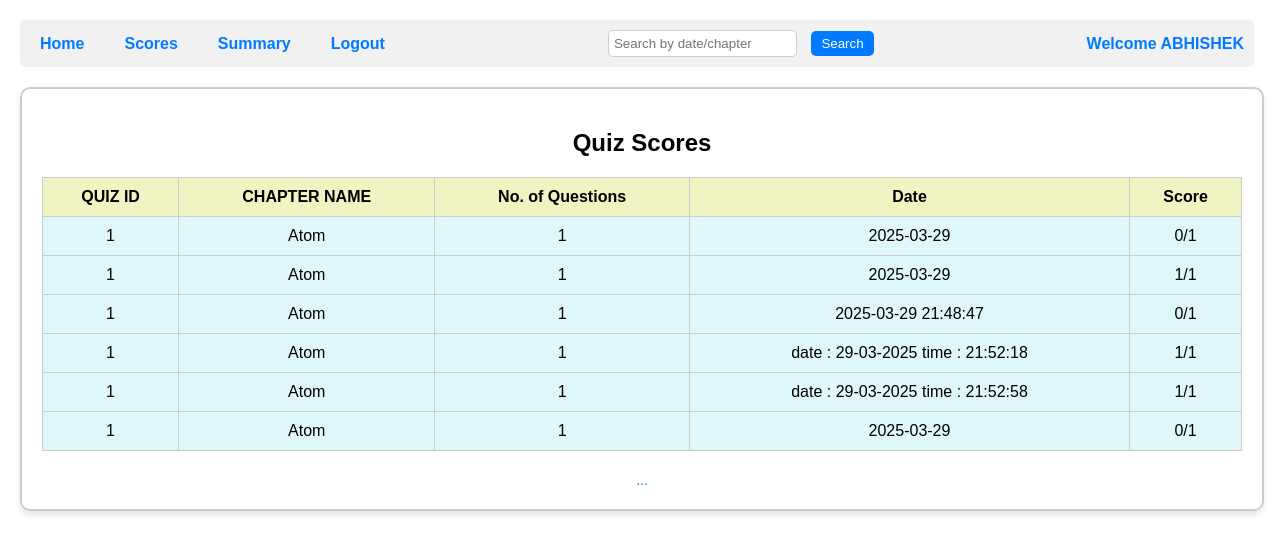
Screenshot of /score/1 with the database file from the repository.
### backend/models.py (models this page shows)
class Admin_User_Details(db.Model):
    __tablename__ = 'admin_user_details'
    id=db.Column(db.Integer, primary_key=True,autoincrement=True)#Ensures that the ID column automatically increments for each new row inserted into the table.It applies only to integer primary keys.The database automatically assigns a new unique ID starting from 1 and increases by 1 for each new entry.
    email_username = db.Column(db.String(120), nullable=False, unique=True)
    password = db.Column(db.String(120), nullable=False)#not neccessary to be unique# here string(120) means 120 characters
    Full_name = db.Column(db.String(80), nullable=False)#not neccessary to be unique
    qualification=db.Column(db.String(80), nullable=False)#not neccessary to be unique
    date_of_birth=db.Column(db.String(80), nullable=False)#not neccessary to be unique
    role = db.Column(db.Integer, nullable=False, default=1)#remember this only the first user with register through this register form,admins will have to register in db browser manually or using insert command of sql
    scores_of_a_userid = db.relationship('Scores', cascade='all, delete', backref='admin_user_details', lazy=True)#name of the backrefrence is scores_of_a_userid#we say this is linked to the scores table#cascade means if a id gets deleted here delete all the data of scores linked to that id#backref=admin_user_details means the current table or the table to which it is backrefrencing#loading style is lazy()

class Scores(db.Model):
    __tablename__ = 'scores'
    score_id=db.Column(db.Integer, primary_key=True,autoincrement=True)#iska student id se kuch lena dena nahi hai
    quiz_id=db.Column(db.Integer, nullable=False)
    user_id=db.Column(db.Integer, db.ForeignKey('admin_user_details.id'), nullable=False)
    score=db.Column(db.Integer, nullable=False)
    chapter_name=db.Column(db.String(80) , nullable=False)
    date=db.Column(db.String(80), nullable=False)  # Auto-save current date
    no_of_questions=db.Column(db.Integer, nullable=False)

### backend/controlers.py (the view)
@app.route("/score/<int:user_id>")
def score(user_id):
    user=Admin_User_Details.query.filter_by(id=user_id).first().Full_name
    scores=Scores.query.filter_by(user_id=user_id).all()
    return render_template("2_score.html",user=user,scores=scores,user_id=user_id)

### templates/2_score.html (shortened to what this page needs)
<!DOCTYPE html>
<html lang="en">
<head>
    <link rel="stylesheet" href="/static/css/2_score.css">
</head>
<body>
    <div class="header">
            <div>
                <a href="/user_home/{{user_id}}">Home</a>
                <a href="/score/{{user_id}}">Scores</a>
                <a href="/user_summary/{{user_id}}">Summary</a>
                <a href="/">Logout</a>
            </div>
            <div class="search">
                <form action="/search_user_score/{{user_id}}" method="post">
                    <input type="text" placeholder="Search by date/chapter" name="search">
                    <button type="submit">Search</button>
                </form>
            </div>
            <span class="welcome">Welcome {{user}}</span>
    </div>
    <div class="scores-container">
        <h2>Quiz Scores</h2>
        <table>
            <thead>
                <tr>
                    <th>QUIZ ID</th>
                    <th>CHAPTER NAME</th>
                    <th>No. of Questions</th>
                    <th>Date</th>
                    <th>Score</th>
                </tr>
            </thead>
            <tbody>
                {%if scores%}
                {%for scores in scores%}
                <tr>
                    <td>{{scores.quiz_id}}</td>
                    <td>{{scores.chapter_name}}</td>
                    <td>{{scores.no_of_questions}}</td>
                    <td>{{scores.date}}</td>
                    <td>{{scores.score}}/{{scores.no_of_questions}}</td>
                </tr>
                {%endfor%}
                {%else%}
                <tr>
                    <td colspan="4">No scores found</td>
                </tr>
                {%endif%}
            </tbody>
        </table>
        <div class="pagination">
            <span>...</span>
        </div>
    </div>
</body>
</html>

### static/css/2_score.css (style rules this page uses)
body { font-family: Arial, sans-serif; margin: 20px; padding: 0; }
.scores-container { width: 1200px; margin: 0 auto; border: 2px solid #ccc; border-radius: 10px; padding: 20px; text-align: center; box-shadow: 0 4px 6px rgba(0, 0, 0, 0.1); }
.header { display: flex; justify-content: space-between; align-items: center; padding: 10px; background-color: #f1f1f1; border-radius: 5px; margin-bottom: 20px; }
.header div { display: flex; gap: 20px; }
.header a { margin: 0 10px; text-decoration: none; color: #007bff; font-weight: bold; }
.search { display: flex; align-items: center; }
.search input { padding: 5px; border: 1px solid #ccc; border-radius: 5px; margin-right: 10px; }
.search button { padding: 5px 10px; border: none; border-radius: 5px; background-color: #007bff; color: white; cursor: pointer; }
table { width: 100%; border-collapse: collapse; margin-top: 20px; }
table th, table td { border: 1px solid #ccc; padding: 10px; text-align: center; }
table th { background-color: #f0f4c3; }
table td { background-color: #e0f7fa; }
.welcome { color: #007bff; font-weight: bold; }
.pagination { margin-top: 20px; text-align: center; }
.pagination span { font-size: 14px; color: #007bff; }

### rows the page displays
Admin_User_Details: Full_name "ABHISHEK"
Scores: quiz_id "1", chapter_name "Atom", no_of_questions "1", date "2025-03-29", score "0"
Scores: quiz_id "1", chapter_name "Atom", no_of_questions "1", date "2025-03-29", score "1"
Scores: quiz_id "1", chapter_name "Atom", no_of_questions "1", date "2025-03-29 21:48:47", score "0"
Scores: quiz_id "1", chapter_name "Atom", no_of_questions "1", date "date : 29-03-2025 time : 21:52:18", score "1"
Scores: quiz_id "1", chapter_name "Atom", no_of_questions "1", date "date : 29-03-2025 time : 21:52:58", score "1"
Scores: quiz_id "1", chapter_name "Atom", no_of_questions "1", date "2025-03-29", score "0"
